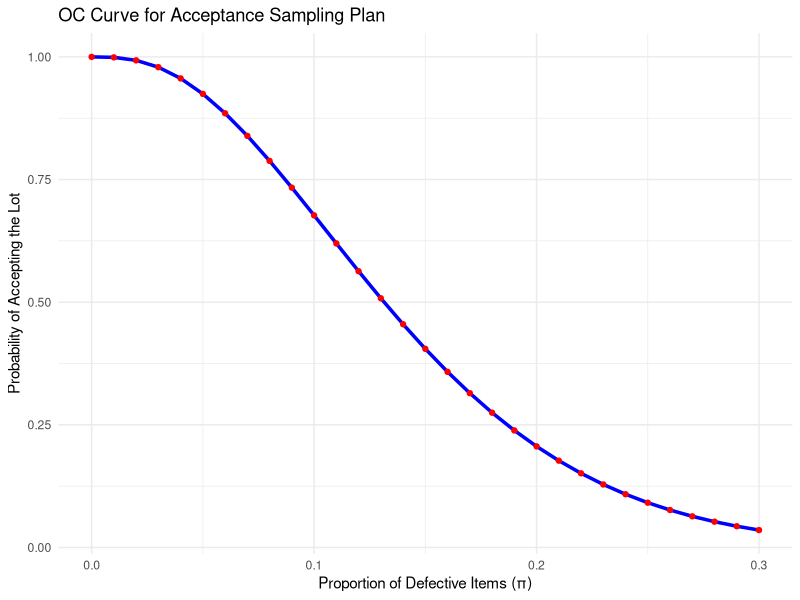

Recreate this plot in R.
#Page No.720
library(ggplot2)

n <- 20
c <- 2

pi_values <- seq(0, 0.3, by = 0.01)

P_acceptance <- sapply(pi_values, function(pi) {
  sum(dbinom(0:c, size = n, prob = pi))
})

data <- data.frame(Defect_Probability = pi_values, Acceptance_Probability = P_acceptance)

ggplot(data, aes(x = Defect_Probability, y = Acceptance_Probability)) +
  geom_line(color = "blue", size = 1.2) +
  geom_point(color = "red") +
  labs(
    title = "OC Curve for Acceptance Sampling Plan",
    x = "Proportion of Defective Items (π)",
    y = "Probability of Accepting the Lot"
  ) +
  theme_minimal()
